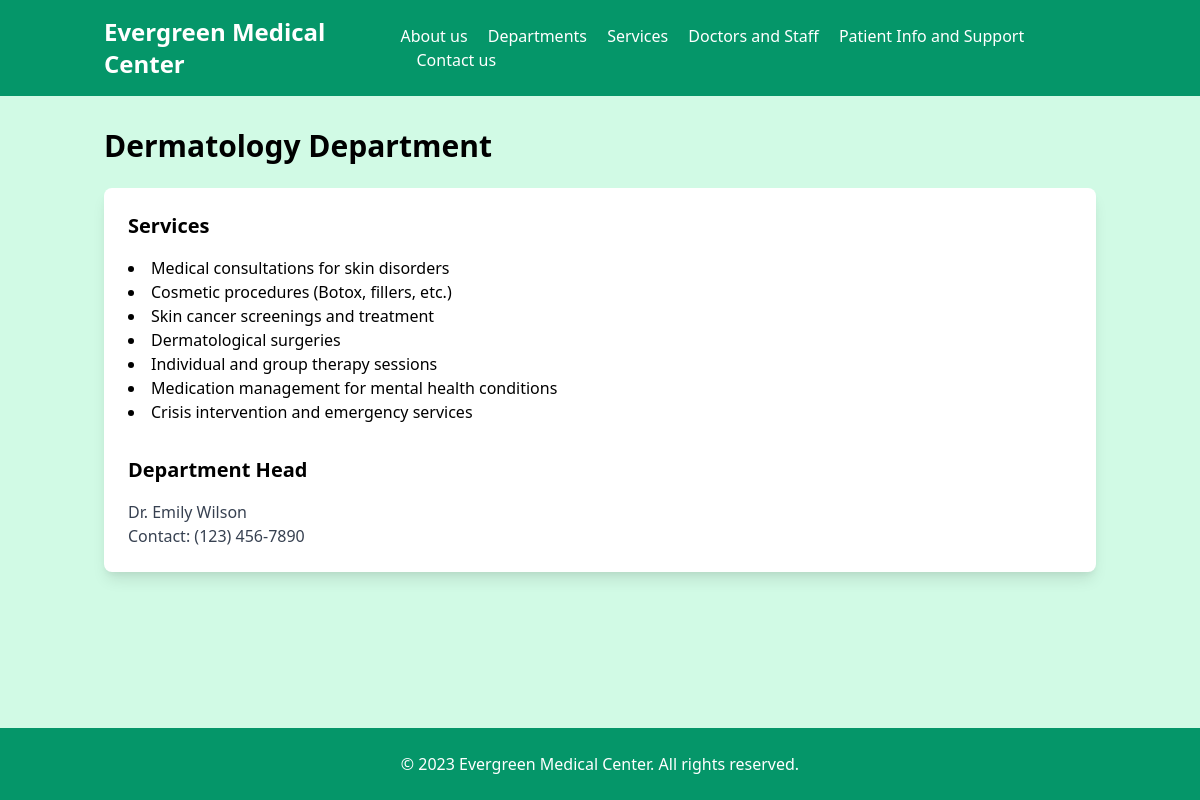
Page /data/departments/5/ on the committed database.
### hospitaldata/models.py (models this page shows, shortened)
class Department(models.Model):
    dept_name = models.CharField(max_length=100)
    dept_description = models.TextField()
    dept_contact = models.CharField(max_length=100)
    dept_head_name = models.CharField(max_length=100)

class Service(models.Model):
    dept = models.ForeignKey(Department, on_delete=models.CASCADE)
    service_name = models.CharField(max_length=100)

### hospitaldata/views.py (the view)
# urls.py: path('departments/<int:id>/',views.dept_detailpageload)
def dept_detailpageload(request,id):
    services = Service.objects.filter(dept=id)
    dept_name = Department.objects.get(id=id).dept_name
    dept_head = Department.objects.get(id=id).dept_head_name
    dept_contact = Department.objects.get(id=id).dept_contact
    context = {'services': services,'name':dept_name,'head':dept_head,'contact':dept_contact}
    return render (request,"dept_detail.html",context)

### templates/dept_detail.html (shortened to what this page needs)
{% extends 'base.html' %}
{% load static %}
{% block content %}
<div class="container mx-auto px-4 py-8">
    <h2 class="text-3xl font-bold mb-6">{{name}} Department</h2>
    <div class="bg-white shadow-lg rounded-lg p-6">
      <h3 class="text-xl font-bold mb-4">Services</h3>
      <ul class="list-disc list-inside">
        {% for service in services %}
        <li>{{service.service_name}}</li>
        {% endfor %}
      </ul>
      <h3 class="text-xl font-bold mt-8 mb-4">Department Head</h3>
      <p class="text-gray-700">{{head}}</p>
      <p class="text-gray-700">Contact: {{contact}}</p>
    </div>
  </div>
  {% endblock %}

### rows in the picture
Department: dept_name "Dermatology", dept_head_name "Dr. Emily Wilson", dept_contact "(123) 456-7890"
Service: service_name "Medical consultations for skin disorders"
Service: service_name "Cosmetic procedures (Botox, fillers, etc.)"
Service: service_name "Skin cancer screenings and treatment"
Service: service_name "Dermatological surgeries"
Service: service_name "Individual and group therapy sessions"
Service: service_name "Medication management for mental health conditions"
Service: service_name "Crisis intervention and emergency services"
